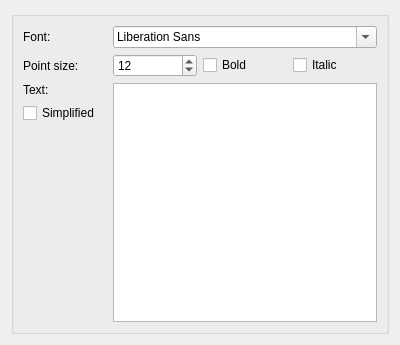
<?xml version="1.0" encoding="UTF-8"?>
<ui version="4.0">
 <class>PartGui::DlgTextToWire</class>
 <widget class="QWidget" name="PartGui::DlgTextToWire">
  <property name="geometry">
   <rect>
    <x>0</x>
    <y>0</y>
    <width>400</width>
    <height>345</height>
   </rect>
  </property>
  <property name="windowTitle">
   <string>Text to wire</string>
  </property>
  <layout class="QGridLayout" name="gridLayout_2">
   <item row="0" column="0">
    <widget class="QGroupBox" name="groupBox">
     <property name="title">
      <string/>
     </property>
     <layout class="QGridLayout" name="gridLayout">
      <item row="0" column="0">
       <widget class="QLabel" name="label">
        <property name="text">
         <string>Font:</string>
        </property>
       </widget>
      </item>
      <item row="4" column="0">
       <spacer name="verticalSpacer">
        <property name="orientation">
         <enum>Qt::Vertical</enum>
        </property>
        <property name="sizeHint" stdset="0">
         <size>
          <width>20</width>
          <height>182</height>
         </size>
        </property>
       </spacer>
      </item>
      <item row="0" column="1" colspan="3">
       <widget class="QFontComboBox" name="fontComboBox"/>
      </item>
      <item row="1" column="1">
       <widget class="QSpinBox" name="spinBox">
        <property name="minimum">
         <number>1</number>
        </property>
        <property name="value">
         <number>12</number>
        </property>
       </widget>
      </item>
      <item row="1" column="3">
       <widget class="QCheckBox" name="checkBoxItalic">
        <property name="text">
         <string>Italic</string>
        </property>
       </widget>
      </item>
      <item row="2" column="0">
       <widget class="QLabel" name="label_2">
        <property name="text">
         <string>Text:</string>
        </property>
       </widget>
      </item>
      <item row="1" column="0">
       <widget class="QLabel" name="label_3">
        <property name="text">
         <string>Point size:</string>
        </property>
       </widget>
      </item>
      <item row="1" column="2">
       <widget class="QCheckBox" name="checkBoxBold">
        <property name="text">
         <string>Bold</string>
        </property>
       </widget>
      </item>
      <item row="3" column="0">
       <widget class="QCheckBox" name="checkBoxSimple">
        <property name="text">
         <string>Simplified</string>
        </property>
       </widget>
      </item>
      <item row="2" column="1" rowspan="3" colspan="3">
       <widget class="QPlainTextEdit" name="plainTextEdit"/>
      </item>
     </layout>
    </widget>
   </item>
  </layout>
 </widget>
 <tabstops>
  <tabstop>fontComboBox</tabstop>
  <tabstop>spinBox</tabstop>
  <tabstop>checkBoxBold</tabstop>
  <tabstop>checkBoxItalic</tabstop>
  <tabstop>plainTextEdit</tabstop>
 </tabstops>
 <resources/>
 <connections/>
</ui>
